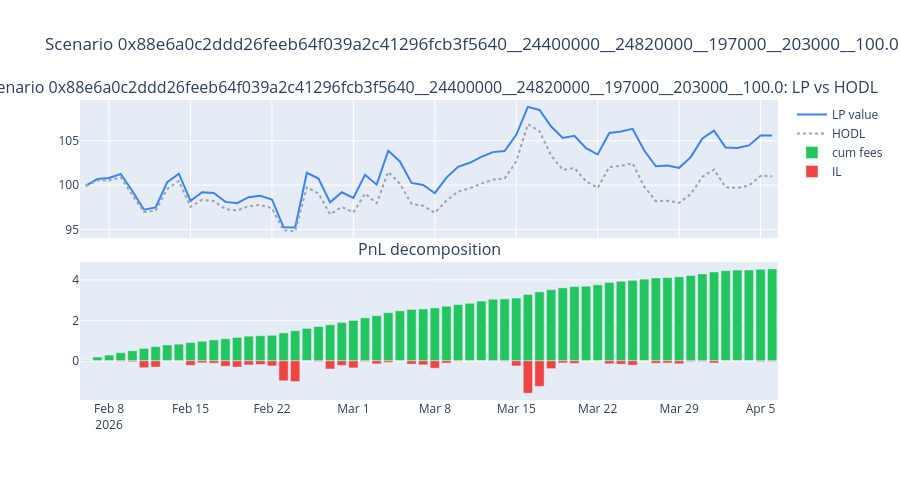

The code cell stored with this chart in its notebook:
### Markdown cell above
**QA purpose**: LP value vs HODL evolution per scenario. Divergence visible immediately.

### Code cell
for sid in summary["scenario_id"].to_list():
    sub = results.filter(pl.col("scenario_id") == sid).sort("day")
    if sub.height < 2:
        continue
    fig = make_subplots(rows=2, cols=1, shared_xaxes=True, vertical_spacing=0.08,
        subplot_titles=(f"Scenario {sid}: LP vs HODL", "PnL decomposition"))
    fig.add_trace(go.Scatter(x=sub["day"].to_list(), y=sub["lp_value_including_fees_token0"].to_list(), name="LP value", line=dict(color="#3b82f6")), row=1, col=1)
    fig.add_trace(go.Scatter(x=sub["day"].to_list(), y=sub["hodl_value_token0"].to_list(), name="HODL", line=dict(color="#9ca3af", dash="dot")), row=1, col=1)
    fig.add_trace(go.Bar(x=sub["day"].to_list(), y=sub["fees_accrued_token0_equiv_cumulative"].to_list(), name="cum fees", marker_color="#22c55e"), row=2, col=1)
    fig.add_trace(go.Bar(x=sub["day"].to_list(), y=sub["impermanent_loss_token0"].to_list(), name="IL", marker_color="#ef4444"), row=2, col=1)
    fig.update_layout(height=480, title_text=f"Scenario {sid}", barmode="overlay")
    fig.show()
